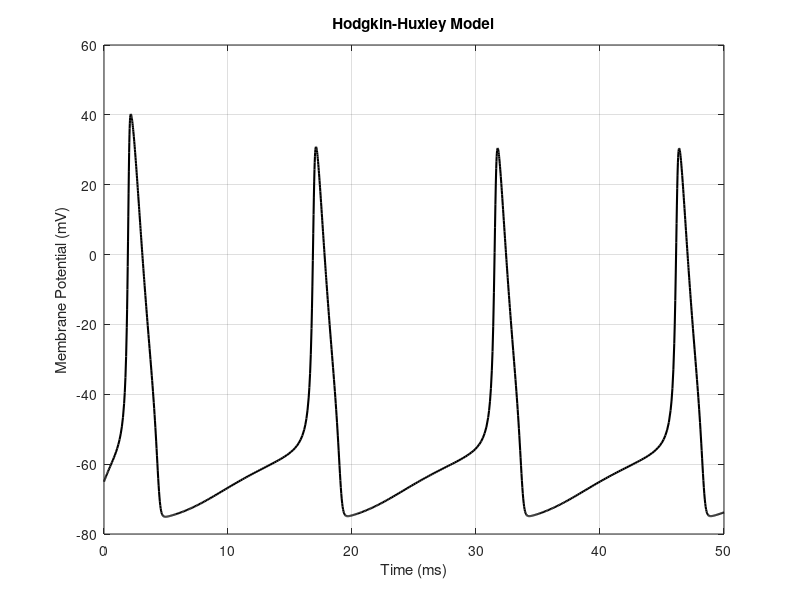

Source code (MATLAB):
function hodgkin_huxley
    % Parameters
    Cm = 1;         % Membrane capacitance (uF/cm^2)
    gNa = 120;      % Sodium conductance (mS/cm^2)
    gK = 36;        % Potassium conductance (mS/cm^2)
    gL = 0.3;       % Leak conductance (mS/cm^2)
    ENa = 50;       % Sodium reversal potential (mV)
    EK = -77;       % Potassium reversal potential (mV)
    EL = -54.387;   % Leak reversal potential (mV)
    Iext = 10;      % External current (uA/cm^2)

    % Initial conditions
    V0 = -65;       % Initial membrane potential (mV)
    m0 = 0.05;      % Initial m gate
    h0 = 0.6;       % Initial h gate
    n0 = 0.32;      % Initial n gate
    y0 = [V0; m0; h0; n0];

    % Time span
    tspan = [0 50]; % Simulation time (ms)

    % Solve the ODEs
    [t, y] = ode45(@(t, y) hh_ode(t, y, Cm, gNa, gK, gL, ENa, EK, EL, Iext), tspan, y0);

    % Plot results
    figure;
    plot(t, y(:, 1), 'k', 'LineWidth', 1.5);
    xlabel('Time (ms)');
    ylabel('Membrane Potential (mV)');
    title('Hodgkin-Huxley Model');
    grid on;
end

function dydt = hh_ode(~, y, Cm, gNa, gK, gL, ENa, EK, EL, Iext)
    % Extract variables
    V = y(1);
    m = y(2);
    h = y(3);
    n = y(4);

    % Rate constants
    alpha_m = 0.1 * (V + 40) / (1 - exp(-(V + 40)/10));
    beta_m = 4 * exp(-(V + 65)/18);
    alpha_h = 0.07 * exp(-(V + 65)/20);
    beta_h = 1 / (1 + exp(-(V + 35)/10));
    alpha_n = 0.01 * (V + 55) / (1 - exp(-(V + 55)/10));
    beta_n = 0.125 * exp(-(V + 65)/80);

    % Gating variable dynamics
    dmdt = alpha_m * (1 - m) - beta_m * m;
    dhdt = alpha_h * (1 - h) - beta_h * h;
    dndt = alpha_n * (1 - n) - beta_n * n;

    % Ionic currents
    INa = gNa * m^3 * h * (V - ENa);
    IK = gK * n^4 * (V - EK);
    IL = gL * (V - EL);

    % Membrane potential dynamics
    dVdt = (Iext - INa - IK - IL) / Cm;

    % Return derivatives
    dydt = [dVdt; dmdt; dhdt; dndt];
end